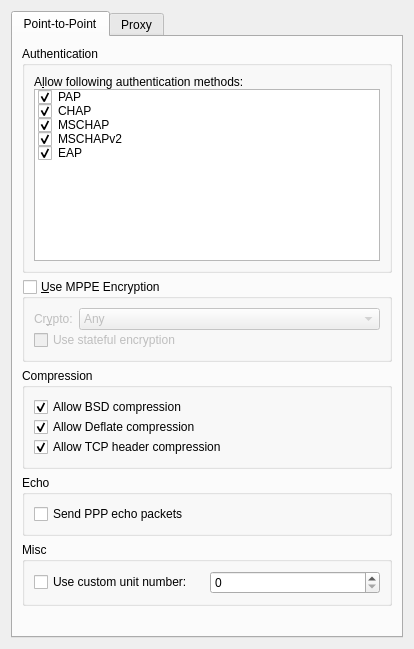
<?xml version="1.0" encoding="UTF-8"?>
<ui version="4.0">
 <class>SstpAdvanced</class>
 <widget class="QWidget" name="SstpAdvanced">
  <property name="geometry">
   <rect>
    <x>0</x>
    <y>0</y>
    <width>414</width>
    <height>649</height>
   </rect>
  </property>
  <property name="minimumSize">
   <size>
    <width>414</width>
    <height>0</height>
   </size>
  </property>
  <layout class="QGridLayout" name="gridLayout">
   <item row="0" column="0">
    <widget class="QTabWidget" name="tabWidget">
     <property name="sizePolicy">
      <sizepolicy hsizetype="Preferred" vsizetype="Preferred">
       <horstretch>0</horstretch>
       <verstretch>0</verstretch>
      </sizepolicy>
     </property>
     <property name="minimumSize">
      <size>
       <width>0</width>
       <height>0</height>
      </size>
     </property>
     <property name="currentIndex">
      <number>0</number>
     </property>
     <widget class="QWidget" name="pptpTab">
      <attribute name="title">
       <string>Point-to-Point</string>
      </attribute>
      <layout class="QGridLayout" name="gridLayout_2">
       <item row="0" column="0">
        <widget class="QGroupBox" name="grp_authenfication">
         <property name="title">
          <string>Authentication</string>
         </property>
         <layout class="QFormLayout" name="formLayout">
          <property name="verticalSpacing">
           <number>0</number>
          </property>
          <item row="0" column="0">
           <widget class="QLabel" name="lbl_auth">
            <property name="text">
             <string>A&amp;llow following authentication methods:</string>
            </property>
            <property name="buddy">
             <cstring>listWidget</cstring>
            </property>
           </widget>
          </item>
          <item row="1" column="0" colspan="2">
           <widget class="QListWidget" name="listWidget">
            <item>
             <property name="text">
              <string>PAP</string>
             </property>
             <property name="checkState">
              <enum>Checked</enum>
             </property>
            </item>
            <item>
             <property name="text">
              <string>CHAP</string>
             </property>
             <property name="checkState">
              <enum>Checked</enum>
             </property>
            </item>
            <item>
             <property name="text">
              <string>MSCHAP</string>
             </property>
             <property name="checkState">
              <enum>Checked</enum>
             </property>
            </item>
            <item>
             <property name="text">
              <string>MSCHAPv2</string>
             </property>
             <property name="checkState">
              <enum>Checked</enum>
             </property>
            </item>
            <item>
             <property name="text">
              <string>EAP</string>
             </property>
             <property name="checkState">
              <enum>Checked</enum>
             </property>
            </item>
           </widget>
          </item>
         </layout>
        </widget>
       </item>
       <item row="1" column="0">
        <widget class="QGroupBox" name="gb_MPPE">
         <property name="toolTip">
          <string>Use Microsoft Point-to-Point Encryption</string>
         </property>
         <property name="title">
          <string>&amp;Use MPPE Encryption</string>
         </property>
         <property name="checkable">
          <bool>true</bool>
         </property>
         <property name="checked">
          <bool>false</bool>
         </property>
         <layout class="QFormLayout" name="formLayout_2">
          <property name="verticalSpacing">
           <number>0</number>
          </property>
          <item row="0" column="0">
           <widget class="QLabel" name="lbl_MMPEcrypto">
            <property name="maximumSize">
             <size>
              <width>100</width>
              <height>16777215</height>
             </size>
            </property>
            <property name="text">
             <string>Cr&amp;ypto:</string>
            </property>
            <property name="buddy">
             <cstring>cb_MPPECrypto</cstring>
            </property>
           </widget>
          </item>
          <item row="0" column="1">
           <widget class="QComboBox" name="cb_MPPECrypto">
            <property name="sizePolicy">
             <sizepolicy hsizetype="MinimumExpanding" vsizetype="Fixed">
              <horstretch>0</horstretch>
              <verstretch>0</verstretch>
             </sizepolicy>
            </property>
            <item>
             <property name="text">
              <string comment="like in use Any configuration">Any</string>
             </property>
            </item>
            <item>
             <property name="text">
              <string>128 bit</string>
             </property>
            </item>
            <item>
             <property name="text">
              <string>40 bit</string>
             </property>
            </item>
           </widget>
          </item>
          <item row="1" column="0" colspan="2">
           <widget class="QCheckBox" name="cb_statefulEncryption">
            <property name="text">
             <string>Use stateful encryption</string>
            </property>
           </widget>
          </item>
         </layout>
        </widget>
       </item>
       <item row="2" column="0">
        <widget class="QGroupBox" name="grp_cryptoAndCompression">
         <property name="title">
          <string>Compression</string>
         </property>
         <layout class="QFormLayout" name="formLayout_3">
          <property name="labelAlignment">
           <set>Qt::AlignLeading|Qt::AlignLeft|Qt::AlignVCenter</set>
          </property>
          <property name="verticalSpacing">
           <number>0</number>
          </property>
          <item row="0" column="0">
           <widget class="QCheckBox" name="cb_BSD">
            <property name="text">
             <string>Allow BSD compression</string>
            </property>
            <property name="checked">
             <bool>true</bool>
            </property>
           </widget>
          </item>
          <item row="1" column="0">
           <widget class="QCheckBox" name="cb_deflate">
            <property name="text">
             <string>Allow Deflate compression</string>
            </property>
            <property name="checked">
             <bool>true</bool>
            </property>
           </widget>
          </item>
          <item row="2" column="0">
           <widget class="QCheckBox" name="cb_TCPheaders">
            <property name="text">
             <string>Allow TCP header compression</string>
            </property>
            <property name="checked">
             <bool>true</bool>
            </property>
           </widget>
          </item>
         </layout>
        </widget>
       </item>
       <item row="3" column="0">
        <widget class="QGroupBox" name="grp_echo">
         <property name="title">
          <string>Echo</string>
         </property>
         <layout class="QFormLayout" name="formLayout_4">
          <property name="verticalSpacing">
           <number>0</number>
          </property>
          <item row="0" column="0">
           <widget class="QCheckBox" name="cb_sendEcho">
            <property name="text">
             <string>Send PPP echo packets </string>
            </property>
           </widget>
          </item>
         </layout>
        </widget>
       </item>
       <item row="4" column="0">
        <widget class="QGroupBox" name="grp_misc">
         <property name="title">
          <string>Misc</string>
         </property>
         <layout class="QGridLayout" name="gridLayout_3">
          <item row="0" column="0">
           <layout class="QHBoxLayout" name="horizontalLayout">
            <item>
             <widget class="QCheckBox" name="chk_useCustomUnitNumber">
              <property name="text">
               <string>Use custom unit number:</string>
              </property>
             </widget>
            </item>
            <item>
             <widget class="QSpinBox" name="sb_customUnitNumber">
              <property name="maximum">
               <number>65535</number>
              </property>
             </widget>
            </item>
           </layout>
          </item>
         </layout>
        </widget>
       </item>
       <item row="5" column="0">
        <spacer name="verticalSpacer">
         <property name="orientation">
          <enum>Qt::Vertical</enum>
         </property>
         <property name="sizeHint" stdset="0">
          <size>
           <width>20</width>
           <height>40</height>
          </size>
         </property>
        </spacer>
       </item>
      </layout>
     </widget>
     <widget class="QWidget" name="proxyTab">
      <attribute name="title">
       <string>Proxy</string>
      </attribute>
      <layout class="QGridLayout" name="gridLayout_6">
       <item row="0" column="0">
        <widget class="QGroupBox" name="grp_general">
         <property name="title">
          <string>General</string>
         </property>
         <layout class="QGridLayout" name="gridLayout_5">
          <item row="0" column="0">
           <widget class="QLabel" name="lbl_address">
            <property name="text">
             <string>Address:</string>
            </property>
           </widget>
          </item>
          <item row="0" column="1">
           <widget class="QLineEdit" name="le_address"/>
          </item>
          <item row="1" column="0">
           <widget class="QLabel" name="lbl_port">
            <property name="text">
             <string>Port:</string>
            </property>
           </widget>
          </item>
          <item row="1" column="1">
           <widget class="QSpinBox" name="sb_port">
            <property name="maximum">
             <number>65535</number>
            </property>
           </widget>
          </item>
         </layout>
        </widget>
       </item>
       <item row="1" column="0">
        <widget class="QGroupBox" name="grp_credentials">
         <property name="title">
          <string>Credentials</string>
         </property>
         <layout class="QGridLayout" name="gridLayout_4">
          <item row="0" column="0">
           <widget class="QLabel" name="lbl_username">
            <property name="text">
             <string>Username:</string>
            </property>
           </widget>
          </item>
          <item row="0" column="1">
           <widget class="QLineEdit" name="le_username"/>
          </item>
          <item row="1" column="0">
           <widget class="QLabel" name="lbl_password">
            <property name="text">
             <string>Password:</string>
            </property>
           </widget>
          </item>
          <item row="1" column="1">
           <widget class="PasswordField" name="le_password">
            <property name="passwordMode">
             <bool>true</bool>
            </property>
           </widget>
          </item>
         </layout>
        </widget>
       </item>
       <item row="2" column="0">
        <spacer name="verticalSpacer_2">
         <property name="orientation">
          <enum>Qt::Vertical</enum>
         </property>
         <property name="sizeHint" stdset="0">
          <size>
           <width>20</width>
           <height>40</height>
          </size>
         </property>
        </spacer>
       </item>
      </layout>
     </widget>
    </widget>
   </item>
  </layout>
 </widget>
 <customwidgets>
  <customwidget>
   <class>PasswordField</class>
   <extends>QLineEdit</extends>
   <header>passwordfield.h</header>
  </customwidget>
 </customwidgets>
 <resources/>
 <connections/>
</ui>
